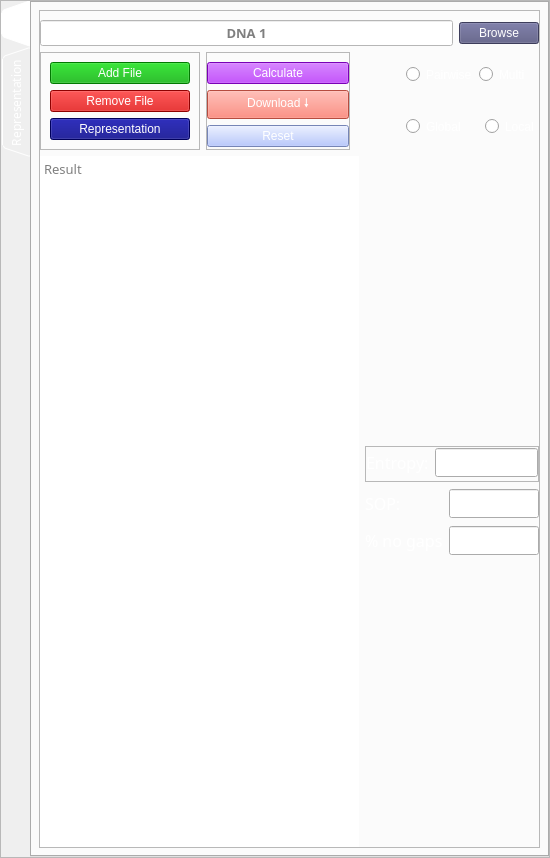
     <widget class="QFrame" name="frame">
      <property name="frameShape">
       <enum>QFrame::StyledPanel</enum>
      </property>
      <property name="frameShadow">
       <enum>QFrame::Raised</enum>
      </property>
      <layout class="QVBoxLayout" name="verticalLayout">
       <property name="leftMargin">
        <number>0</number>
       </property>
       <property name="topMargin">
        <number>0</number>
       </property>
       <property name="rightMargin">
        <number>0</number>
       </property>
       <property name="bottomMargin">
        <number>0</number>
       </property>
       <item>
        <widget class="QTabWidget" name="tabWidget">
         <property name="sizePolicy">
          <sizepolicy hsizetype="Expanding" vsizetype="Expanding">
           <horstretch>0</horstretch>
           <verstretch>0</verstretch>
          </sizepolicy>
         </property>
         <property name="font">
          <font>
           <family>Broadway</family>
           <pointsize>9</pointsize>
           <weight>50</weight>
           <bold>false</bold>
          </font>
         </property>
         <property name="autoFillBackground">
          <bool>false</bool>
         </property>
         <property name="styleSheet">
          <string notr="true">color:rgb(255,255,255);
border-color:rgb(85, 170, 255);
border-color:rgb(85, 170, 255);</string>
         </property>
         <property name="tabPosition">
          <enum>QTabWidget::West</enum>
         </property>
         <property name="tabShape">
          <enum>QTabWidget::Triangular</enum>
         </property>
         <property name="currentIndex">
          <number>0</number>
         </property>
         <widget class="QWidget" name="tab">
          <attribute name="title">
           <string>GUI</string>
          </attribute>
          <layout class="QVBoxLayout" name="verticalLayout_8">
           <item>
            <widget class="QFrame" name="frame_3">
             <property name="frameShape">
              <enum>QFrame::StyledPanel</enum>
             </property>
             <property name="frameShadow">
              <enum>QFrame::Raised</enum>
             </property>
             <layout class="QVBoxLayout" name="verticalLayout_3">
              <property name="leftMargin">
               <number>0</number>
              </property>
              <property name="rightMargin">
               <number>0</number>
              </property>
              <property name="bottomMargin">
               <number>0</number>
              </property>
              <item>
               <widget class="QFrame" name="browse_frame_1">
                <property name="frameShape">
                 <enum>QFrame::NoFrame</enum>
                </property>
                <property name="frameShadow">
                 <enum>QFrame::Plain</enum>
                </property>
                <layout class="QHBoxLayout" name="horizontalLayout_9">
                 <property name="leftMargin">
                  <number>0</number>
                 </property>
                 <property name="topMargin">
                  <number>0</number>
                 </property>
                 <property name="rightMargin">
                  <number>0</number>
                 </property>
                 <property name="bottomMargin">
                  <number>0</number>
                 </property>
                 <item>
                  <widget class="QLineEdit" name="dna_viewer_1">
                   <property name="font">
                    <font>
                     <family>Segoe Script</family>
                     <pointsize>10</pointsize>
                     <weight>75</weight>
                     <italic>false</italic>
                     <bold>true</bold>
                     <underline>false</underline>
                     <kerning>false</kerning>
                    </font>
                   </property>
                   <property name="cursor">
                    <cursorShape>IBeamCursor</cursorShape>
                   </property>
                   <property name="mouseTracking">
                    <bool>false</bool>
                   </property>
                   <property name="focusPolicy">
                    <enum>Qt::StrongFocus</enum>
                   </property>
                   <property name="acceptDrops">
                    <bool>false</bool>
                   </property>
                   <property name="styleSheet">
                    <string notr="true">background-color: rgb(255, 255, 255);
color: rgb(0,0,0);
</string>
                   </property>
                   <property name="inputMask">
                    <string notr="true"/>
                   </property>
                   <property name="text">
                    <string/>
                   </property>
                   <property name="frame">
                    <bool>true</bool>
                   </property>
                   <property name="echoMode">
                    <enum>QLineEdit::Normal</enum>
                   </property>
                   <property name="cursorPosition">
                    <number>0</number>
                   </property>
                   <property name="alignment">
                    <set>Qt::AlignCenter</set>
                   </property>
                   <property name="dragEnabled">
                    <bool>false</bool>
                   </property>
                   <property name="readOnly">
                    <bool>false</bool>
                   </property>
                   <property name="placeholderText">
                    <string notr="true">DNA 1</string>
                   </property>
                   <property name="clearButtonEnabled">
                    <bool>false</bool>
                   </property>
                  </widget>
                 </item>
                 <item>
                  <widget class="QPushButton" name="browse_button_1">
                   <property name="enabled">
                    <bool>true</bool>
                   </property>
                   <property name="autoFillBackground">
                    <bool>false</bool>
                   </property>
                   <property name="styleSheet">
                    <string notr="true">font: 12pt &quot;Broadway&quot;;
color: rgb(255, 255, 255);
background-color: rgb(85, 85, 127);</string>
                   </property>
                   <property name="text">
                    <string>Browse</string>
                   </property>
                   <property name="flat">
                    <bool>false</bool>
                   </property>
                  </widget>
                 </item>
                </layout>
               </widget>
              </item>
              <item>
               <widget class="QFrame" name="frame_2">
                <property name="frameShape">
                 <enum>QFrame::NoFrame</enum>
                </property>
                <property name="frameShadow">
                 <enum>QFrame::Plain</enum>
                </property>
                <layout class="QHBoxLayout" name="horizontalLayout">
                 <property name="leftMargin">
                  <number>0</number>
                 </property>
                 <property name="topMargin">
                  <number>0</number>
                 </property>
                 <property name="rightMargin">
                  <number>0</number>
                 </property>
                 <property name="bottomMargin">
                  <number>0</number>
                 </property>
                 <item>
                  <widget class="QFrame" name="frame_4">
                   <property name="maximumSize">
                    <size>
                     <width>16777215</width>
                     <height>16777215</height>
                    </size>
                   </property>
                   <property name="frameShape">
                    <enum>QFrame::NoFrame</enum>
                   </property>
                   <property name="frameShadow">
                    <enum>QFrame::Plain</enum>
                   </property>
                   <layout class="QHBoxLayout" name="horizontalLayout_3">
                    <property name="leftMargin">
                     <number>0</number>
                    </property>
                    <property name="topMargin">
                     <number>0</number>
                    </property>
                    <property name="rightMargin">
                     <number>0</number>
                    </property>
                    <property name="bottomMargin">
                     <number>0</number>
                    </property>
                    <item>
                     <widget class="QFrame" name="frame_5">
                      <property name="minimumSize">
                       <size>
                        <width>160</width>
                        <height>0</height>
                       </size>
                      </property>
                      <property name="frameShape">
                       <enum>QFrame::StyledPanel</enum>
                      </property>
                      <property name="frameShadow">
                       <enum>QFrame::Raised</enum>
                      </property>
                      <layout class="QVBoxLayout" name="verticalLayout_2">
                       <item>
                        <widget class="QPushButton" name="add_file_button">
                         <property name="styleSheet">
                          <string notr="true">font: 12pt &quot;Broadway&quot;;
color: rgb(255, 255, 255);
background-color:rgb(0, 170, 0)</string>
                         </property>
                         <property name="text">
                          <string>Add File</string>
                         </property>
                        </widget>
                       </item>
                       <item>
                        <widget class="QPushButton" name="remove_file_button">
                         <property name="styleSheet">
                          <string notr="true">font: 12pt &quot;Broadway&quot;;
color: rgb(255, 255, 255);
background-color:rgb(200,0, 0)</string>
                         </property>
                         <property name="text">
                          <string>Remove File</string>
                         </property>
                        </widget>
                       </item>
                       <item>
                        <widget class="QPushButton" name="representation_button">
                         <property name="styleSheet">
                          <string notr="true">font: 12pt &quot;Broadway&quot;;
color: rgb(255, 255, 255);
background-color:rgb(0, 0, 127)</string>
                         </property>
                         <property name="text">
                          <string>Representation</string>
                         </property>
                        </widget>
                       </item>
                      </layout>
                     </widget>
                    </item>
                    <item>
                     <widget class="QFrame" name="frame_10">
                      <property name="minimumSize">
                       <size>
                        <width>144</width>
                        <height>0</height>
                       </size>
                      </property>
                      <property name="frameShape">
                       <enum>QFrame::StyledPanel</enum>
                      </property>
                      <property name="frameShadow">
                       <enum>QFrame::Raised</enum>
                      </property>
                      <layout class="QVBoxLayout" name="verticalLayout_6">
                       <property name="leftMargin">
                        <number>0</number>
                       </property>
                       <property name="rightMargin">
                        <number>0</number>
                       </property>
                       <property name="bottomMargin">
                        <number>0</number>
                       </property>
                       <item>
                        <widget class="QPushButton" name="calculate_button">
                         <property name="sizePolicy">
                          <sizepolicy hsizetype="Minimum" vsizetype="Fixed">
                           <horstretch>0</horstretch>
                           <verstretch>0</verstretch>
                          </sizepolicy>
                         </property>
                         <property name="minimumSize">
                          <size>
                           <width>52</width>
                           <height>0</height>
                          </size>
                         </property>
                         <property name="styleSheet">
                          <string notr="true">font: 12pt &quot;Broadway&quot;;
color: rgb(255, 255, 255);
background-color:rgb(170, 0, 255)</string>
                         </property>
                         <property name="text">
                          <string>Calculate</string>
                         </property>
                        </widget>
                       </item>
                       <item>
                        <widget class="QPushButton" name="download_button">
                         <property name="styleSheet">
                          <string notr="true">font: 12pt &quot;Broadway&quot;;
color: rgb(255, 255, 255);
background-color: rgb(255, 107, 88);</string>
                         </property>
                         <property name="text">
                          <string>Download 🠗</string>
                         </property>
                        </widget>
                       </item>
                       <item>
                        <widget class="QPushButton" name="reset_button">
                         <property name="styleSheet">
                          <string notr="true">font: 12pt &quot;Broadway&quot;;
color: rgb(255, 255, 255);
background-color:rgb(165, 186, 255)</string>
                         </property>
                         <property name="text">
                          <string>Reset</string>
                         </property>
                        </widget>
                       </item>
                      </layout>
                     </widget>
                    </item>
                   </layout>
                  </widget>
                 </item>
                 <item>
                  <widget class="QFrame" name="alignment_type_frame">
                   <property name="maximumSize">
                    <size>
                     <width>290</width>
                     <height>16777215</height>
                    </size>
                   </property>
                   <property name="frameShape">
                    <enum>QFrame::NoFrame</enum>
                   </property>
                   <property name="frameShadow">
                    <enum>QFrame::Plain</enum>
                   </property>
                   <layout class="QVBoxLayout" name="verticalLayout_7">
                    <property name="leftMargin">
                     <number>0</number>
                    </property>
                    <property name="topMargin">
                     <number>0</number>
                    </property>
                    <property name="rightMargin">
                     <number>0</number>
                    </property>
                    <property name="bottomMargin">
                     <number>0</number>
                    </property>
                    <item>
                     <widget class="QFrame" name="alignment_type_frame_1">
                      <property name="minimumSize">
                       <size>
                        <width>0</width>
                        <height>0</height>
                       </size>
                      </property>
                      <property name="frameShape">
                       <enum>QFrame::NoFrame</enum>
                      </property>
                      <property name="frameShadow">
                       <enum>QFrame::Plain</enum>
                      </property>
                      <layout class="QHBoxLayout" name="horizontalLayout_12">
                       <property name="leftMargin">
                        <number>50</number>
                       </property>
                       <property name="topMargin">
                        <number>0</number>
                       </property>
                       <property name="rightMargin">
                        <number>0</number>
                       </property>
                       <property name="bottomMargin">
                        <number>0</number>
                       </property>
                       <item>
                        <widget class="QRadioButton" name="pairwise_alignment">
                         <property name="styleSheet">
                          <string notr="true">font: 12pt &quot;Broadway&quot;;
color: rgb(255, 255, 255);
</string>
                         </property>
                         <property name="text">
                          <string>Pairwise</string>
                         </property>
                        </widget>
                       </item>
                       <item>
                        <widget class="QRadioButton" name="multi_alignment">
                         <property name="styleSheet">
                          <string notr="true">font: 12pt &quot;Broadway&quot;;
color: rgb(255, 255, 255);;</string>
                         </property>
                         <property name="text">
                          <string>Multi</string>
                         </property>
                        </widget>
                       </item>
                      </layout>
                     </widget>
                    </item>
                    <item>
                     <widget class="QFrame" name="alignment_type_frame_2">
                      <property name="minimumSize">
                       <size>
                        <width>0</width>
                        <height>0</height>
                       </size>
                      </property>
                      <property name="frameShape">
                       <enum>QFrame::NoFrame</enum>
                      </property>
                      <property name="frameShadow">
                       <enum>QFrame::Plain</enum>
                      </property>
                      <layout class="QHBoxLayout" name="horizontalLayout_11">
                       <property name="leftMargin">
                        <number>50</number>
                       </property>
                       <property name="topMargin">
                        <number>0</number>
                       </property>
                       <property name="rightMargin">
                        <number>0</number>
                       </property>
                       <property name="bottomMargin">
                        <number>0</number>
                       </property>
                       <item>
                        <widget class="QRadioButton" name="global_alignment">
                         <property name="styleSheet">
                          <string notr="true">font: 12pt &quot;Broadway&quot;;
color: rgb(255, 255, 255);
</string>
                         </property>
                         <property name="text">
                          <string>Global     </string>
                         </property>
                        </widget>
                       </item>
                       <item>
                        <widget class="QRadioButton" name="local_alignment">
                         <property name="styleSheet">
                          <string notr="true">font: 12pt &quot;Broadway&quot;;
color: rgb(255, 255, 255);;</string>
                         </property>
                         <property name="text">
                          <string>Local</string>
                         </property>
                        </widget>
                       </item>
                      </layout>
                     </widget>
                    </item>
                   </layout>
                  </widget>
                 </item>
                </layout>
               </widget>
              </item>
              <item>
               <widget class="QFrame" name="frame_6">
                <property name="frameShape">
                 <enum>QFrame::NoFrame</enum>
                </property>
                <property name="frameShadow">
                 <enum>QFrame::Plain</enum>
                </property>
                <layout class="QHBoxLayout" name="horizontalLayout_2">
                 <property name="leftMargin">
                  <number>0</number>
                 </property>
                 <property name="topMargin">
                  <number>0</number>
                 </property>
                 <property name="rightMargin">
                  <number>0</number>
                 </property>
                 <property name="bottomMargin">
                  <number>0</number>
                 </property>
                 <item>
                  <widget class="QTextEdit" name="dna_result_viewer">
                   <property name="font">
                    <font>
                     <family>Segoe Script</family>
                     <pointsize>10</pointsize>
                    </font>
                   </property>
                   <property name="styleSheet">
                    <string notr="true">background-color: rgb(255, 255, 255);
color: rgb(0,0,0);
text-align: center;</string>
                   </property>
                   <property name="frameShape">
                    <enum>QFrame::NoFrame</enum>
                   </property>
                   <property name="sizeAdjustPolicy">
                    <enum>QAbstractScrollArea::AdjustToContents</enum>
                   </property>
                   <property name="documentTitle">
                    <string/>
                   </property>
                   <property name="readOnly">
                    <bool>true</bool>
                   </property>
                   <property name="html">
                    <string>&lt;!DOCTYPE HTML PUBLIC &quot;-//W3C//DTD HTML 4.0//EN&quot; &quot;http://www.w3.org/TR/REC-html40/strict.dtd&quot;&gt;
&lt;html&gt;&lt;head&gt;&lt;meta name=&quot;qrichtext&quot; content=&quot;1&quot; /&gt;&lt;style type=&quot;text/css&quot;&gt;
p, li { white-space: pre-wrap; }
&lt;/style&gt;&lt;/head&gt;&lt;body style=&quot; font-family:'Segoe Script'; font-size:10pt; font-weight:400; font-style:normal;&quot;&gt;
&lt;p align=&quot;center&quot; style=&quot;-qt-paragraph-type:empty; margin-top:0px; margin-bottom:0px; margin-left:0px; margin-right:0px; -qt-block-indent:0; text-indent:0px;&quot;&gt;&lt;br /&gt;&lt;/p&gt;&lt;/body&gt;&lt;/html&gt;</string>
                   </property>
                   <property name="placeholderText">
                    <string>Result</string>
                   </property>
                  </widget>
                 </item>
                 <item>
                  <widget class="QFrame" name="frame_7">
                   <property name="maximumSize">
                    <size>
                     <width>16777215</width>
                     <height>110</height>
                    </size>
                   </property>
                   <property name="frameShape">
                    <enum>QFrame::NoFrame</enum>
                   </property>
                   <property name="frameShadow">
                    <enum>QFrame::Raised</enum>
                   </property>
                   <layout class="QVBoxLayout" name="verticalLayout_9">
                    <property name="leftMargin">
                     <number>0</number>
                    </property>
                    <property name="topMargin">
                     <number>0</number>
                    </property>
                    <property name="rightMargin">
                     <number>0</number>
                    </property>
                    <property name="bottomMargin">
                     <number>0</number>
                    </property>
                    <item>
                     <widget class="QFrame" name="frame_9">
                      <property name="frameShape">
                       <enum>QFrame::StyledPanel</enum>
                      </property>
                      <property name="frameShadow">
                       <enum>QFrame::Raised</enum>
                      </property>
                      <layout class="QFormLayout" name="formLayout_4">
                       <property name="leftMargin">
                        <number>0</number>
                       </property>
                       <property name="topMargin">
                        <number>0</number>
                       </property>
                       <property name="rightMargin">
                        <number>0</number>
                       </property>
                       <property name="bottomMargin">
                        <number>0</number>
                       </property>
                       <item row="0" column="0">
                        <widget class="QLabel" name="metric_1_label">
                         <property name="font">
                          <font>
                           <family>Broadway</family>
                           <pointsize>12</pointsize>
                          </font>
                         </property>
                         <property name="styleSheet">
                          <string notr="true">color: rgb(255,255,255);</string>
                         </property>
                         <property name="text">
                          <string>Entropy:</string>
                         </property>
                        </widget>
                       </item>
                       <item row="0" column="1">
                        <widget class="QDoubleSpinBox" name="metric_1_score">
                         <property name="font">
                          <font>
                           <family>Century Gothic</family>
                           <pointsize>12</pointsize>
                           <weight>75</weight>
                           <bold>true</bold>
                          </font>
                         </property>
                         <property name="styleSheet">
                          <string notr="true">color : rgb(255,255,255);</string>
                         </property>
                         <property name="wrapping">
                          <bool>true</bool>
                         </property>
                         <property name="frame">
                          <bool>true</bool>
                         </property>
                         <property name="alignment">
                          <set>Qt::AlignCenter</set>
                         </property>
                         <property name="readOnly">
                          <bool>true</bool>
                         </property>
                         <property name="buttonSymbols">
                          <enum>QAbstractSpinBox::NoButtons</enum>
                         </property>
                         <property name="decimals">
                          <number>2</number>
                         </property>
                         <property name="minimum">
                          <double>-10000.000000000000000</double>
                         </property>
                        </widget>
                       </item>
                      </layout>
                     </widget>
                    </item>
                    <item>
                     <widget class="QFrame" name="frame_8">
                      <property name="frameShape">
                       <enum>QFrame::NoFrame</enum>
                      </property>
                      <property name="frameShadow">
                       <enum>QFrame::Raised</enum>
                      </property>
                      <layout class="QFormLayout" name="formLayout_3">
                       <property name="leftMargin">
                        <number>0</number>
                       </property>
                       <property name="topMargin">
                        <number>0</number>
                       </property>
                       <property name="rightMargin">
                        <number>0</number>
                       </property>
                       <property name="bottomMargin">
                        <number>0</number>
                       </property>
                       <item row="0" column="0">
                        <widget class="QLabel" name="metric_2_label">
                         <property name="font">
                          <font>
                           <family>Broadway</family>
                           <pointsize>12</pointsize>
                          </font>
                         </property>
                         <property name="styleSheet">
                          <string notr="true">color: rgb(255,255,255);</string>
                         </property>
                         <property name="text">
                          <string>SOP:</string>
                         </property>
                        </widget>
                       </item>
                       <item row="0" column="1">
                        <widget class="QDoubleSpinBox" name="metric_2_score">
                         <property name="font">
                          <font>
                           <family>Century Gothic</family>
                           <pointsize>12</pointsize>
                           <weight>75</weight>
                           <bold>true</bold>
                          </font>
                         </property>
                         <property name="styleSheet">
                          <string notr="true">color : rgb(255,255,255);</string>
                         </property>
                         <property name="wrapping">
                          <bool>true</bool>
                         </property>
                         <property name="frame">
                          <bool>true</bool>
                         </property>
                         <property name="alignment">
                          <set>Qt::AlignCenter</set>
                         </property>
                         <property name="readOnly">
                          <bool>true</bool>
                         </property>
                         <property name="buttonSymbols">
                          <enum>QAbstractSpinBox::NoButtons</enum>
                         </property>
                         <property name="minimum">
                          <double>-10000.000000000000000</double>
                         </property>
                         <property name="maximum">
                          <double>1000000000.000000000000000</double>
                         </property>
                        </widget>
                       </item>
                       <item row="1" column="1">
                        <widget class="QDoubleSpinBox" name="metric_3_score">
                         <property name="font">
                          <font>
                           <family>Century Gothic</family>
                           <pointsize>12</pointsize>
                           <weight>75</weight>
                           <bold>true</bold>
                          </font>
                         </property>
                         <property name="styleSheet">
                          <string notr="true">color : rgb(255,255,255);</string>
                         </property>
                         <property name="wrapping">
                          <bool>true</bool>
                         </property>
                         <property name="frame">
                          <bool>true</bool>
                         </property>
                         <property name="alignment">
                          <set>Qt::AlignCenter</set>
                         </property>
                         <property name="readOnly">
                          <bool>true</bool>
                         </property>
                         <property name="buttonSymbols">
                          <enum>QAbstractSpinBox::NoButtons</enum>
                         </property>
                         <property name="minimum">
                          <double>-10000.000000000000000</double>
                         </property>
                         <property name="maximum">
                          <double>1000000000.000000000000000</double>
                         </property>
                        </widget>
                       </item>
                       <item row="1" column="0">
                        <widget class="QLabel" name="metric_3_label">
                         <property name="font">
                          <font>
                           <family>Broadway</family>
                           <pointsize>12</pointsize>
                          </font>
                         </property>
                         <property name="styleSheet">
                          <string notr="true">color: rgb(255,255,255);</string>
                         </property>
                         <property name="text">
                          <string>% no gaps</string>
                         </property>
                        </widget>
                       </item>
                      </layout>
                     </widget>
                    </item>
                   </layout>
                  </widget>
                 </item>
                </layout>
               </widget>
              </item>
             </layout>
            </widget>
           </item>
          </layout>
         </widget>
         <widget class="QWidget" name="tab_2">
          <attribute name="title">
           <string>Representation</string>
          </attribute>
          <layout class="QVBoxLayout" name="verticalLayout_10">
           <item>
            <widget class="QFrame" name="frame_11">
             <property name="frameShape">
              <enum>QFrame::StyledPanel</enum>
             </property>
             <property name="frameShadow">
              <enum>QFrame::Raised</enum>
             </property>
             <layout class="QVBoxLayout" name="verticalLayout_5">
              <item>
               <widget class="QGraphicsView" name="representation_view_1"/>
              </item>
              <item>
               <widget class="QGraphicsView" name="representation_view_2"/>
              </item>
              <item>
               <widget class="QGraphicsView" name="representation_view_3"/>
              </item>
              <item>
               <widget class="QGraphicsView" name="representation_view_4"/>
              </item>
             </layout>
            </widget>
           </item>
           <item>
            <widget class="QPushButton" name="back_button">
             <property name="styleSheet">
              <string notr="true">font: 12pt &quot;Broadway&quot;;
color: rgb(255, 255, 255);
background-color:rgb(200,0, 0)</string>
             </property>
             <property name="text">
              <string>Back</string>
             </property>
            </widget>
           </item>
          </layout>
         </widget>
        </widget>
       </item>
      </layout>
     </widget>
